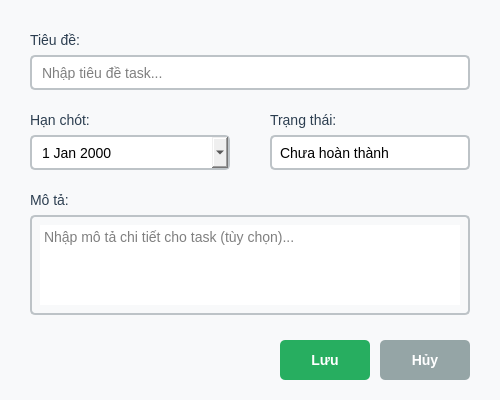
<?xml version="1.0" encoding="UTF-8"?>
<ui version="4.0">
 <class>Dialog</class>
 <widget class="QDialog" name="Dialog">
  <property name="geometry">
   <rect>
    <x>0</x>
    <y>0</y>
    <width>500</width>
    <height>400</height>
   </rect>
  </property>
  <property name="windowTitle">
   <string>Thêm/Sửa Task</string>
  </property>
  <property name="styleSheet">
   <string notr="true">QDialog {
    background-color: #f8f9fa;
}
QLabel {
    font-size: 14px;
    color: #2c3e50;
}
QLineEdit, QTextEdit, QDateEdit {
    padding: 8px;
    border: 2px solid #bdc3c7;
    border-radius: 5px;
    font-size: 14px;
}
QLineEdit:focus, QTextEdit:focus, QDateEdit:focus {
    border-color: #3498db;
}
QPushButton {
    padding: 10px 20px;
    background-color: #3498db;
    color: white;
    border: none;
    border-radius: 5px;
    font-size: 14px;
    font-weight: bold;
}
QPushButton:hover {
    background-color: #2980b9;
}
QPushButton:pressed {
    background-color: #21618c;
}</string>
  </property>
  <widget class="QLabel" name="label_title">
   <property name="geometry">
    <rect>
     <x>30</x>
     <y>30</y>
     <width>100</width>
     <height>20</height>
    </rect>
   </property>
   <property name="text">
    <string>Tiêu đề:</string>
   </property>
  </widget>
  <widget class="QLineEdit" name="lineEdit_title">
   <property name="geometry">
    <rect>
     <x>30</x>
     <y>55</y>
     <width>440</width>
     <height>35</height>
    </rect>
   </property>
   <property name="placeholderText">
    <string>Nhập tiêu đề task...</string>
   </property>
  </widget>
  <widget class="QLabel" name="label_due_date">
   <property name="geometry">
    <rect>
     <x>30</x>
     <y>110</y>
     <width>100</width>
     <height>20</height>
    </rect>
   </property>
   <property name="text">
    <string>Hạn chót:</string>
   </property>
  </widget>
  <widget class="QDateEdit" name="dateEdit_due_date">
   <property name="geometry">
    <rect>
     <x>30</x>
     <y>135</y>
     <width>200</width>
     <height>35</height>
    </rect>
   </property>
   <property name="calendarPopup">
    <bool>true</bool>
   </property>
  </widget>
  <widget class="QLabel" name="label_status">
   <property name="geometry">
    <rect>
     <x>270</x>
     <y>110</y>
     <width>100</width>
     <height>20</height>
    </rect>
   </property>
   <property name="text">
    <string>Trạng thái:</string>
   </property>
  </widget>
  <widget class="QComboBox" name="comboBox_status">
   <property name="geometry">
    <rect>
     <x>270</x>
     <y>135</y>
     <width>200</width>
     <height>35</height>
    </rect>
   </property>
   <property name="styleSheet">
    <string notr="true">QComboBox {
    padding: 8px;
    border: 2px solid #bdc3c7;
    border-radius: 5px;
    font-size: 14px;
}
QComboBox:focus {
    border-color: #3498db;
}
QComboBox::drop-down {
    border: none;
}
QComboBox::down-arrow {
    image: none;
    border-left: 5px solid transparent;
    border-right: 5px solid transparent;
    border-top: 5px solid #7f8c8d;
}</string>
   </property>
   <item>
    <property name="text">
     <string>Chưa hoàn thành</string>
    </property>
   </item>
   <item>
    <property name="text">
     <string>Hoàn thành</string>
    </property>
   </item>
  </widget>
  <widget class="QLabel" name="label_description">
   <property name="geometry">
    <rect>
     <x>30</x>
     <y>190</y>
     <width>100</width>
     <height>20</height>
    </rect>
   </property>
   <property name="text">
    <string>Mô tả:</string>
   </property>
  </widget>
  <widget class="QTextEdit" name="textEdit_description">
   <property name="geometry">
    <rect>
     <x>30</x>
     <y>215</y>
     <width>440</width>
     <height>100</height>
    </rect>
   </property>
   <property name="placeholderText">
    <string>Nhập mô tả chi tiết cho task (tùy chọn)...</string>
   </property>
  </widget>
  <widget class="QPushButton" name="btn_save">
   <property name="geometry">
    <rect>
     <x>280</x>
     <y>340</y>
     <width>90</width>
     <height>40</height>
    </rect>
   </property>
   <property name="styleSheet">
    <string notr="true">QPushButton {
    background-color: #27ae60;
}
QPushButton:hover {
    background-color: #229954;
}
QPushButton:pressed {
    background-color: #1e8449;
}</string>
   </property>
   <property name="text">
    <string>Lưu</string>
   </property>
  </widget>
  <widget class="QPushButton" name="btn_cancel">
   <property name="geometry">
    <rect>
     <x>380</x>
     <y>340</y>
     <width>90</width>
     <height>40</height>
    </rect>
   </property>
   <property name="styleSheet">
    <string notr="true">QPushButton {
    background-color: #95a5a6;
}
QPushButton:hover {
    background-color: #7f8c8d;
}
QPushButton:pressed {
    background-color: #5d6d7e;
}</string>
   </property>
   <property name="text">
    <string>Hủy</string>
   </property>
  </widget>
 </widget>
 <resources/>
 <connections/>
</ui>
